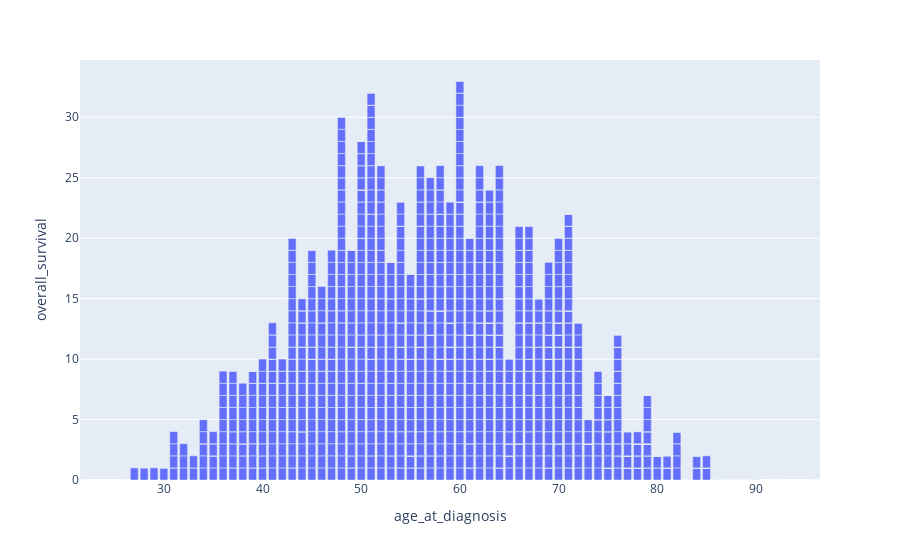

This figure's notebook cell:
### Code cell
fig = px.bar(dff,x="age_at_diagnosis", y="overall_survival")
fig.show()

### Figure 1 — Plotly figure (JSON) as saved in the notebook; plotly's stock layout.template omitted (floating-point values rounded to 4 significant figures; data arrays with more than 128 entries replaced by an {"elided": "..."} marker saying what was removed)
{"data": [{"alignmentgroup": "True", "hovertemplate": "age_at_diagnosis=%{x}<br>overall_survival=%{y}<extra></extra>", "legendgroup": "", "marker": {"color": "#636efa"}, "name": "", "offsetgroup": "", "orientation": "v", "showlegend": false, "textposition": "auto", "type": "bar", "x": {"elided": "1904 int values"}, "xaxis": "x", "y": {"elided": "1904 int values"}, "yaxis": "y"}], "layout": {"barmode": "relative", "legend": {"tracegroupgap": 0}, "margin": {"t": 60}, "xaxis": {"anchor": "y", "domain": [0, 1], "title": {"text": "age_at_diagnosis"}}, "yaxis": {"anchor": "x", "domain": [0, 1], "title": {"text": "overall_survival"}}}}
